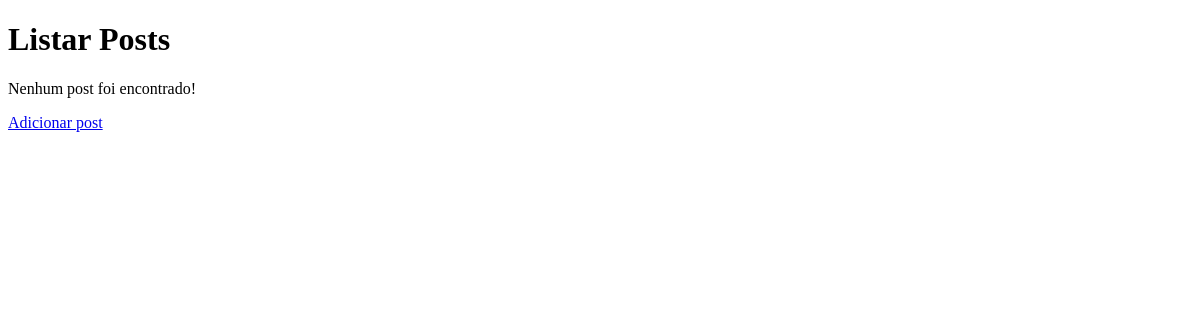
Before: /list_posts/ with the older database file.
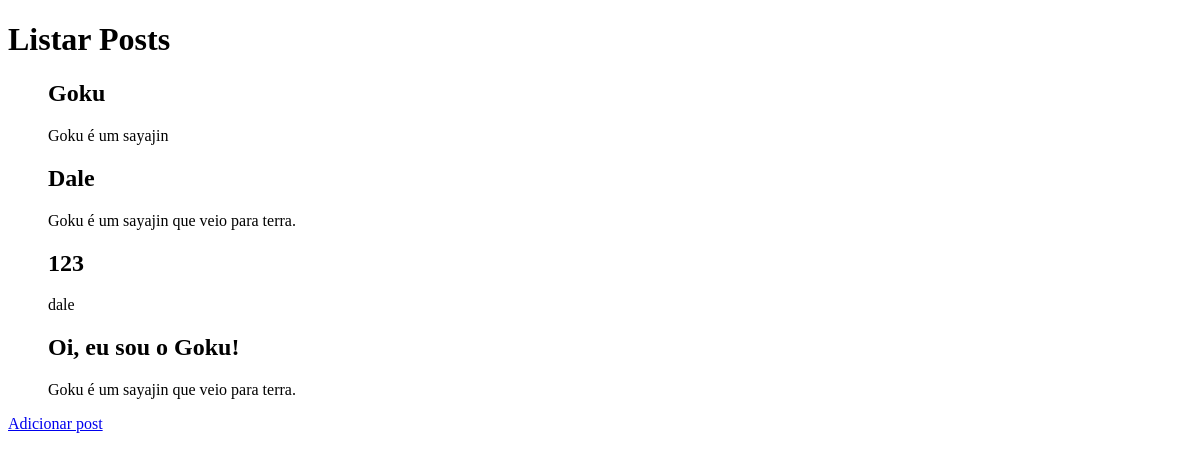
After: the same page with the newer database file.
### myapp/models.py (models this page shows, shortened)
class Post(models.Model):
    title = models.CharField(max_length=100)
    text = models.CharField(max_length=255)

### myapp/views.py (the view)
# urls.py: path('list_posts/', views.list_posts, name='list_posts'),
def list_posts(request):
    posts = Post.objects.all() # Se fossem muitos registros é interessante que seja por demanda...
    return render(request, "list_posts.html", {'posts': posts})

### myapp/templates/list_posts.html (shortened to what this page needs)
<!DOCTYPE html>
<html>
    <head>
    </head>
    <body>
        <h1>Listar Posts</h1>
        {% if posts %}
            <ul>
                {% for post in posts %}
                    <h2>{{post.title}}</h2>
                    <p>{{post.text|linebreaksbr}}</p>
                {% endfor %}
            </ul>
        {% else %}
            <p>Nenhum post foi encontrado!</p>
        {% endif %}
        <a href="{% url 'add_post' %}">Adicionar post</a>
    </body>
</html>

Changed rows visible on the page:
added Post: title "Goku", text "Goku é um sayajin"
added Post: title "Dale", text "Goku é um sayajin que veio para terra."
added Post: title "123", text "dale"
added Post: title "Oi, eu sou o Goku!", text "Goku é um sayajin que veio para terra."
Other visible differences:
text no longer shown: "Nenhum post foi encontrado!"
